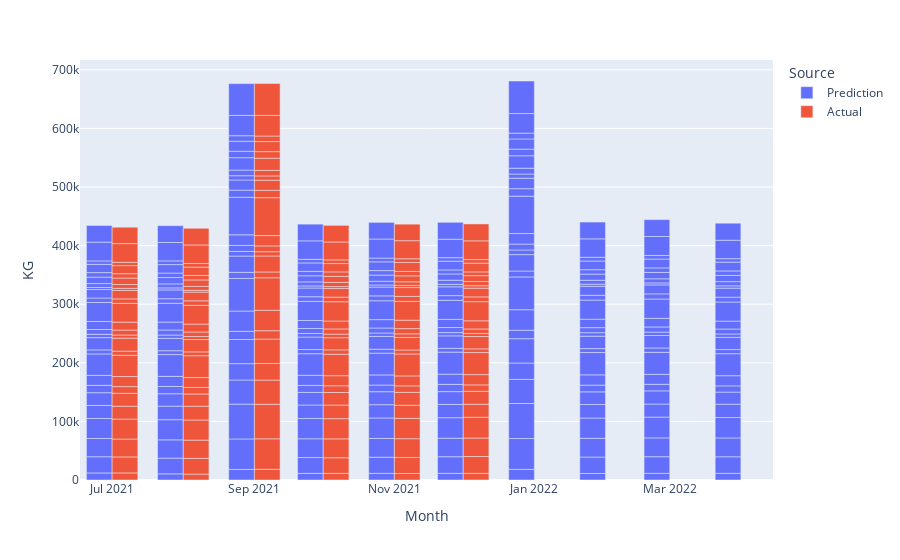

Notebook cell for this chart:
### Markdown cell above
### load, predict

### Code cell
#data
df = pd.read_csv("data/12_year_orders.csv")
df = process_data(df)
X_train, X_test, qty, enc = train_test_split(df, groupby=None, verbiose=True)

# model
model = joblib.load("data/customer_forcast.joblib")
dff = make_forcast(model, df, window=36, qty=qty, projection=4, groupby='customer', item='Perk-a-Cola', time_delta_previous=6)

# plot
px.bar(dff, x='Month', y='KG', color='Source', barmode='group')

### Figure 1 — Plotly figure (JSON) as saved in the notebook; plotly's stock layout.template omitted (floating-point values rounded to 4 significant figures; data arrays with more than 128 entries replaced by an {"elided": "..."} marker saying what was removed)
{"data": [{"alignmentgroup": "True", "hovertemplate": "Source=Prediction<br>Month=%{x}<br>KG=%{y}<extra></extra>", "legendgroup": "Prediction", "marker": {"color": "#636efa", "pattern": {"shape": ""}}, "name": "Prediction", "offsetgroup": "Prediction", "orientation": "v", "showlegend": true, "textposition": "auto", "type": "bar", "x": {"elided": "250 str values"}, "xaxis": "x", "y": {"elided": "250 float values"}, "yaxis": "y"}, {"alignmentgroup": "True", "hovertemplate": "Source=Actual<br>Month=%{x}<br>KG=%{y}<extra></extra>", "legendgroup": "Actual", "marker": {"color": "#EF553B", "pattern": {"shape": ""}}, "name": "Actual", "offsetgroup": "Actual", "orientation": "v", "showlegend": true, "textposition": "auto", "type": "bar", "x": {"elided": "250 str values"}, "xaxis": "x", "y": {"elided": "250 float values"}, "yaxis": "y"}], "layout": {"autosize": true, "barmode": "group", "legend": {"title": {"text": "Source"}, "tracegroupgap": 0}, "margin": {"t": 60}, "xaxis": {"anchor": "y", "autorange": true, "domain": [0, 1], "range": ["2021-06-17", "2022-04-15"], "title": {"text": "Month"}, "type": "date"}, "yaxis": {"anchor": "x", "autorange": true, "domain": [0, 1], "range": [0, 716700.0], "title": {"text": "KG"}, "type": "linear"}}}
